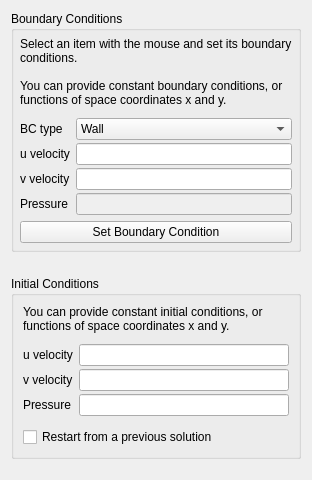
       <widget class="QWidget" name="leftTabPage4">
        <attribute name="title">
         <string>BC / IC</string>
        </attribute>
        <layout class="QGridLayout" name="gridLayout_13">
         <item row="0" column="0">
          <layout class="QVBoxLayout" name="verticalLayout_7">
           <property name="spacing">
            <number>4</number>
           </property>
           <item>
            <widget class="QGroupBox" name="groupBox_9">
             <property name="title">
              <string>Boundary Conditions</string>
             </property>
             <layout class="QGridLayout" name="gridLayout_12">
              <property name="margin">
               <number>6</number>
              </property>
              <item row="0" column="0">
               <layout class="QVBoxLayout" name="verticalLayout_5">
                <property name="spacing">
                 <number>6</number>
                </property>
                <property name="sizeConstraint">
                 <enum>QLayout::SetDefaultConstraint</enum>
                </property>
                <item>
                 <widget class="QLabel" name="label_115">
                  <property name="text">
                   <string>Select an item with the mouse and set its boundary conditions.

You can provide constant boundary conditions, or functions of space coordinates x and y.</string>
                  </property>
                  <property name="wordWrap">
                   <bool>true</bool>
                  </property>
                 </widget>
                </item>
                <item>
                 <spacer name="verticalSpacer_5">
                  <property name="orientation">
                   <enum>Qt::Vertical</enum>
                  </property>
                  <property name="sizeType">
                   <enum>QSizePolicy::Minimum</enum>
                  </property>
                  <property name="sizeHint" stdset="0">
                   <size>
                    <width>10</width>
                    <height>5</height>
                   </size>
                  </property>
                 </spacer>
                </item>
                <item>
                 <layout class="QGridLayout" name="gridLayout_10">
                  <property name="horizontalSpacing">
                   <number>6</number>
                  </property>
                  <property name="verticalSpacing">
                   <number>3</number>
                  </property>
                  <item row="0" column="0">
                   <widget class="QLabel" name="label_116">
                    <property name="text">
                     <string>BC type</string>
                    </property>
                   </widget>
                  </item>
                  <item row="0" column="1">
                   <widget class="QComboBox" name="boundaryTypeComboBox">
                    <item>
                     <property name="text">
                      <string>Wall</string>
                     </property>
                    </item>
                    <item>
                     <property name="text">
                      <string>Inflow</string>
                     </property>
                    </item>
                    <item>
                     <property name="text">
                      <string>Outflow</string>
                     </property>
                    </item>
                   </widget>
                  </item>
                  <item row="1" column="0">
                   <widget class="QLabel" name="label_117">
                    <property name="text">
                     <string>u velocity</string>
                    </property>
                   </widget>
                  </item>
                  <item row="1" column="1">
                   <widget class="QLineEdit" name="uBCedit">
                    <property name="inputMask">
                     <string/>
                    </property>
                    <property name="text">
                     <string/>
                    </property>
                    <property name="maxLength">
                     <number>20</number>
                    </property>
                   </widget>
                  </item>
                  <item row="2" column="0">
                   <widget class="QLabel" name="label_118">
                    <property name="text">
                     <string>v velocity</string>
                    </property>
                   </widget>
                  </item>
                  <item row="2" column="1">
                   <widget class="QLineEdit" name="vBCedit">
                    <property name="maxLength">
                     <number>20</number>
                    </property>
                   </widget>
                  </item>
                  <item row="3" column="0">
                   <widget class="QLabel" name="label_119">
                    <property name="text">
                     <string>Pressure</string>
                    </property>
                   </widget>
                  </item>
                  <item row="3" column="1">
                   <widget class="QLineEdit" name="pBCedit">
                    <property name="enabled">
                     <bool>false</bool>
                    </property>
                    <property name="maxLength">
                     <number>20</number>
                    </property>
                   </widget>
                  </item>
                 </layout>
                </item>
                <item>
                 <widget class="QPushButton" name="setBCButton">
                  <property name="text">
                   <string>Set Boundary Condition</string>
                  </property>
                 </widget>
                </item>
               </layout>
              </item>
             </layout>
            </widget>
           </item>
           <item>
            <spacer name="spacer_12">
             <property name="orientation">
              <enum>Qt::Vertical</enum>
             </property>
             <property name="sizeType">
              <enum>QSizePolicy::Minimum</enum>
             </property>
             <property name="sizeHint" stdset="0">
              <size>
               <width>20</width>
               <height>20</height>
              </size>
             </property>
            </spacer>
           </item>
           <item>
            <widget class="QGroupBox" name="groupBox_10">
             <property name="title">
              <string>Initial Conditions</string>
             </property>
             <layout class="QGridLayout" name="gridLayout_11">
              <item row="0" column="0">
               <layout class="QVBoxLayout" name="verticalLayout_6">
                <property name="spacing">
                 <number>6</number>
                </property>
                <item>
                 <widget class="QLabel" name="label_120">
                  <property name="text">
                   <string>You can provide constant initial conditions, or functions of space coordinates x and y.</string>
                  </property>
                  <property name="alignment">
                   <set>Qt::AlignLeading|Qt::AlignLeft|Qt::AlignVCenter</set>
                  </property>
                  <property name="wordWrap">
                   <bool>true</bool>
                  </property>
                 </widget>
                </item>
                <item>
                 <spacer name="verticalSpacer_6">
                  <property name="orientation">
                   <enum>Qt::Vertical</enum>
                  </property>
                  <property name="sizeType">
                   <enum>QSizePolicy::Minimum</enum>
                  </property>
                  <property name="sizeHint" stdset="0">
                   <size>
                    <width>10</width>
                    <height>5</height>
                   </size>
                  </property>
                 </spacer>
                </item>
                <item>
                 <layout class="QGridLayout" name="gridLayout_9">
                  <property name="horizontalSpacing">
                   <number>6</number>
                  </property>
                  <property name="verticalSpacing">
                   <number>3</number>
                  </property>
                  <item row="0" column="0">
                   <widget class="QLabel" name="label_121">
                    <property name="text">
                     <string>u velocity</string>
                    </property>
                   </widget>
                  </item>
                  <item row="0" column="1">
                   <widget class="QLineEdit" name="uICedit">
                    <property name="text">
                     <string/>
                    </property>
                    <property name="maxLength">
                     <number>20</number>
                    </property>
                   </widget>
                  </item>
                  <item row="1" column="0">
                   <widget class="QLabel" name="label_122">
                    <property name="text">
                     <string>v velocity</string>
                    </property>
                   </widget>
                  </item>
                  <item row="1" column="1">
                   <widget class="QLineEdit" name="vICedit">
                    <property name="enabled">
                     <bool>true</bool>
                    </property>
                    <property name="maxLength">
                     <number>20</number>
                    </property>
                   </widget>
                  </item>
                  <item row="2" column="0">
                   <widget class="QLabel" name="label_123">
                    <property name="text">
                     <string>Pressure</string>
                    </property>
                   </widget>
                  </item>
                  <item row="2" column="1">
                   <widget class="QLineEdit" name="pICedit">
                    <property name="maxLength">
                     <number>20</number>
                    </property>
                   </widget>
                  </item>
                 </layout>
                </item>
                <item>
                 <spacer name="verticalSpacer_7">
                  <property name="orientation">
                   <enum>Qt::Vertical</enum>
                  </property>
                  <property name="sizeType">
                   <enum>QSizePolicy::Minimum</enum>
                  </property>
                  <property name="sizeHint" stdset="0">
                   <size>
                    <width>10</width>
                    <height>5</height>
                   </size>
                  </property>
                 </spacer>
                </item>
                <item>
                 <widget class="QCheckBox" name="restartCheck">
                  <property name="text">
                   <string>Restart from a previous solution</string>
                  </property>
                 </widget>
                </item>
               </layout>
              </item>
             </layout>
            </widget>
           </item>
           <item>
            <spacer name="spacer_13">
             <property name="orientation">
              <enum>Qt::Vertical</enum>
             </property>
             <property name="sizeHint" stdset="0">
              <size>
               <width>20</width>
               <height>10</height>
              </size>
             </property>
            </spacer>
           </item>
          </layout>
         </item>
        </layout>
       </widget>
